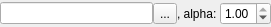
<ui version="4.0" >
 <class>ColorWidget</class>
 <widget class="QWidget" name="ColorWidget" >
  <property name="geometry" >
   <rect>
    <x>0</x>
    <y>0</y>
    <width>271</width>
    <height>27</height>
   </rect>
  </property>
  <property name="sizePolicy" >
   <sizepolicy vsizetype="Fixed" hsizetype="Expanding" >
    <horstretch>0</horstretch>
    <verstretch>0</verstretch>
   </sizepolicy>
  </property>
  <property name="windowTitle" >
   <string>Plot Color Widget</string>
  </property>
  <layout class="QHBoxLayout" >
   <property name="spacing" >
    <number>0</number>
   </property>
   <property name="leftMargin" >
    <number>0</number>
   </property>
   <property name="topMargin" >
    <number>0</number>
   </property>
   <property name="rightMargin" >
    <number>0</number>
   </property>
   <property name="bottomMargin" >
    <number>0</number>
   </property>
   <item>
    <widget class="QLineEdit" name="colorEdit" />
   </item>
   <item>
    <widget class="QToolButton" name="choose" >
     <property name="text" >
      <string>...</string>
     </property>
    </widget>
   </item>
   <item>
    <widget class="QLabel" name="alphaLabel" >
     <property name="text" >
      <string>, alpha: </string>
     </property>
    </widget>
   </item>
   <item>
    <widget class="QDoubleSpinBox" name="alpha" >
     <property name="maximum" >
      <double>1.000000000000000</double>
     </property>
     <property name="singleStep" >
      <double>0.100000000000000</double>
     </property>
     <property name="value" >
      <double>1.000000000000000</double>
     </property>
    </widget>
   </item>
  </layout>
 </widget>
 <resources/>
 <connections/>
</ui>
